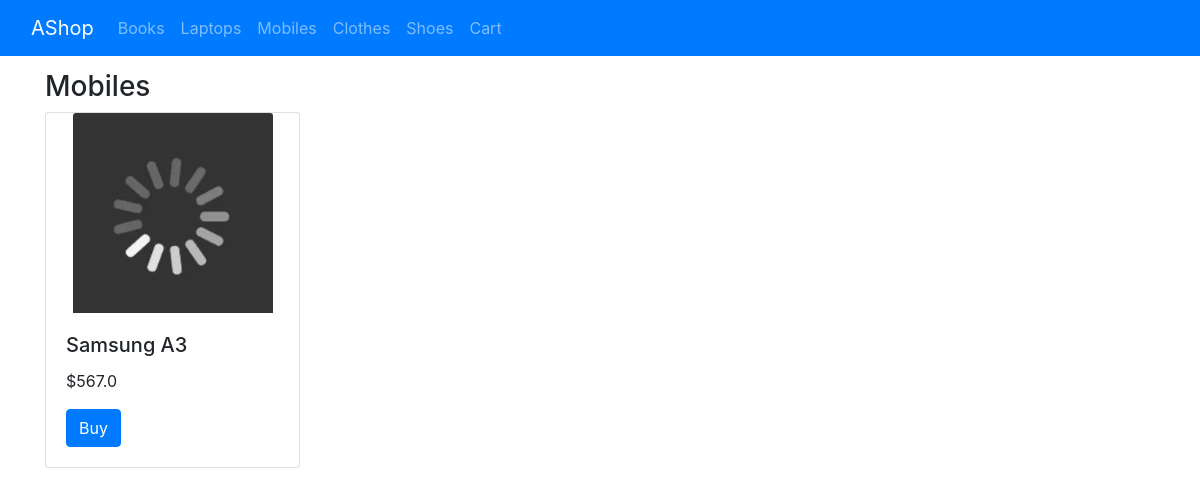
Screenshot of /catalog/mobiles/ with the database file from the repository.
### catalog/models.py (models this page shows, shortened)
class Item(models.Model):
    name = models.CharField(max_length=100)
    price = models.FloatField()
    image = models.ImageField(upload_to = 'images/', default='images/icon-load-256x256.png')
    description = models.TextField(
        max_length=1000,
        help_text="Short description for the product",
        blank=True,
        null=True)
    def get_price(self):
        return f'${self.price}'
    class Meta:
        ordering = ['name']

class MobilePhone(Item):
    cpu = models.CharField(max_length=100, blank=True, null=True)
    RAM_CHOICES = (
        ('3', '3GB'),
        ('4', '4GB'),
    )
    ram = models.CharField(max_length=1, choices=RAM_CHOICES, blank=True, null=True, default='3')
    STORAGE = (
        ('32', '32GB'),
        ('64', '64GB'),
        ('128', '128GB')
    )
    storage = models.CharField(max_length=10, choices=STORAGE, blank=True, null=True, default='32')
    def get_absolute_url(self):
        return reverse('mobile-detail', args=[str(self.id)])

class Item(models.Model):
    name = models.CharField(max_length=100)
    price = models.FloatField()
    image = models.ImageField(upload_to = 'images/', default='images/icon-load-256x256.png')
    description = models.TextField(
        max_length=1000,
        help_text="Short description for the product",
        blank=True,
        null=True)
    def get_price(self):
        return f'${self.price}'
    class Meta:
        ordering = ['name']

### catalog/views.py (the view)
# urls.py: path('mobiles/', views.MobileListView.as_view(), name='mobiles'),
class MobileListView(generic.ListView):
    model = MobilePhone

### catalog/templates/catalog/mobilephone_list.html (shortened to what this page needs)
{% extends "base_generic.html" %}
{% block content %}
<h3>Mobiles</h3>
<div class="row">
	{% for i in mobilephone_list %}
	<div class="col-sm-3">
		<div class="card" style="margin-bottom: 16px;">
			<a href="{{ i.get_absolute_url}}" style="margin: auto;">
				<img src="{{i.image.url}}" class="card-img-top" alt="{{i.name}}"
					style="height: 200px; width: auto; margin: auto;">
			</a>
			<div class="card-body">
				<h5 class="text card-title">{{i.name}}</h5>
				<p class="card-text">{{i.get_price}}</p>
				<form action="{% url 'add-to-cart' %}" method="post">
					<button class="btn btn-primary">Buy</button>
				</form>
		</div>
	</div>
	{% empty %}
	<div class="col">
		<p>Not found</p>
	</div>
	{% endfor %}
</div>
{% endblock %}

### catalog/static/css/styles.css (style rules this page uses)
.text { overflow: hidden; text-overflow: ellipsis; display: -webkit-box; -webkit-line-clamp: 1; line-clamp: 1; -webkit-box-orient: vertical; }

### rows the page displays
MobilePhone: image (picture), name "Samsung A3", get_price "$567.0"
